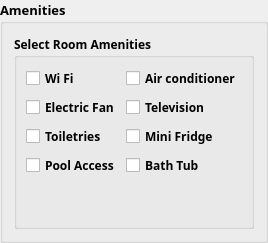
                                <widget class="QGroupBox" name="groupBox_9">
                                 <property name="font">
                                  <font>
                                   <family>Century Gothic</family>
                                   <pointsize>10</pointsize>
                                   <weight>75</weight>
                                   <bold>true</bold>
                                  </font>
                                 </property>
                                 <property name="title">
                                  <string>Amenities </string>
                                 </property>
                                 <layout class="QGridLayout" name="gridLayout_52">
                                  <item row="2" column="1">
                                   <widget class="QGroupBox" name="groupBox_11">
                                    <property name="font">
                                     <font>
                                      <family>Century Gothic</family>
                                      <pointsize>9</pointsize>
                                     </font>
                                    </property>
                                    <property name="title">
                                     <string>Select Room Amenities</string>
                                    </property>
                                    <layout class="QGridLayout" name="gridLayout_53">
                                     <item row="0" column="1">
                                      <widget class="QCheckBox" name="Airconditioner1">
                                       <property name="font">
                                        <font>
                                         <family>Century Gothic</family>
                                         <pointsize>9</pointsize>
                                        </font>
                                       </property>
                                       <property name="text">
                                        <string>Air conditioner</string>
                                       </property>
                                      </widget>
                                     </item>
                                     <item row="1" column="1">
                                      <widget class="QCheckBox" name="Television1">
                                       <property name="font">
                                        <font>
                                         <family>Century Gothic</family>
                                         <pointsize>9</pointsize>
                                        </font>
                                       </property>
                                       <property name="text">
                                        <string>Television</string>
                                       </property>
                                       <attribute name="buttonGroup">
                                        <string notr="true">CBAR</string>
                                       </attribute>
                                      </widget>
                                     </item>
                                     <item row="3" column="1">
                                      <widget class="QCheckBox" name="BathTub1">
                                       <property name="font">
                                        <font>
                                         <family>Century Gothic</family>
                                         <pointsize>9</pointsize>
                                        </font>
                                       </property>
                                       <property name="text">
                                        <string>Bath Tub</string>
                                       </property>
                                       <attribute name="buttonGroup">
                                        <string notr="true">CBAR</string>
                                       </attribute>
                                      </widget>
                                     </item>
                                     <item row="2" column="1">
                                      <widget class="QCheckBox" name="MiniFridge1">
                                       <property name="font">
                                        <font>
                                         <family>Century Gothic</family>
                                         <pointsize>9</pointsize>
                                        </font>
                                       </property>
                                       <property name="text">
                                        <string>Mini Fridge</string>
                                       </property>
                                       <attribute name="buttonGroup">
                                        <string notr="true">CBAR</string>
                                       </attribute>
                                      </widget>
                                     </item>
                                     <item row="0" column="0">
                                      <widget class="QCheckBox" name="WiFi1">
                                       <property name="font">
                                        <font>
                                         <family>Century Gothic</family>
                                         <pointsize>9</pointsize>
                                        </font>
                                       </property>
                                       <property name="text">
                                        <string>Wi Fi</string>
                                       </property>
                                       <attribute name="buttonGroup">
                                        <string notr="true">CBAR</string>
                                       </attribute>
                                      </widget>
                                     </item>
                                     <item row="1" column="0">
                                      <widget class="QCheckBox" name="ElectricFan1">
                                       <property name="font">
                                        <font>
                                         <family>Century Gothic</family>
                                         <pointsize>9</pointsize>
                                        </font>
                                       </property>
                                       <property name="text">
                                        <string>Electric Fan</string>
                                       </property>
                                       <attribute name="buttonGroup">
                                        <string notr="true">CBAR</string>
                                       </attribute>
                                      </widget>
                                     </item>
                                     <item row="3" column="0">
                                      <widget class="QCheckBox" name="PoolAccess1">
                                       <property name="font">
                                        <font>
                                         <family>Century Gothic</family>
                                         <pointsize>9</pointsize>
                                        </font>
                                       </property>
                                       <property name="text">
                                        <string>Pool Access</string>
                                       </property>
                                       <attribute name="buttonGroup">
                                        <string notr="true">CBAR</string>
                                       </attribute>
                                      </widget>
                                     </item>
                                     <item row="2" column="0">
                                      <widget class="QCheckBox" name="Toiletries1">
                                       <property name="font">
                                        <font>
                                         <family>Century Gothic</family>
                                         <pointsize>9</pointsize>
                                        </font>
                                       </property>
                                       <property name="text">
                                        <string>Toiletries</string>
                                       </property>
                                       <attribute name="buttonGroup">
                                        <string notr="true">CBAR</string>
                                       </attribute>
                                      </widget>
                                     </item>
                                     <item row="4" column="0">
                                      <spacer name="verticalSpacer_10">
                                       <property name="orientation">
                                        <enum>Qt::Vertical</enum>
                                       </property>
                                       <property name="sizeHint" stdset="0">
                                        <size>
                                         <width>20</width>
                                         <height>40</height>
                                        </size>
                                       </property>
                                      </spacer>
                                     </item>
                                    </layout>
                                   </widget>
                                  </item>
                                 </layout>
                                </widget>
